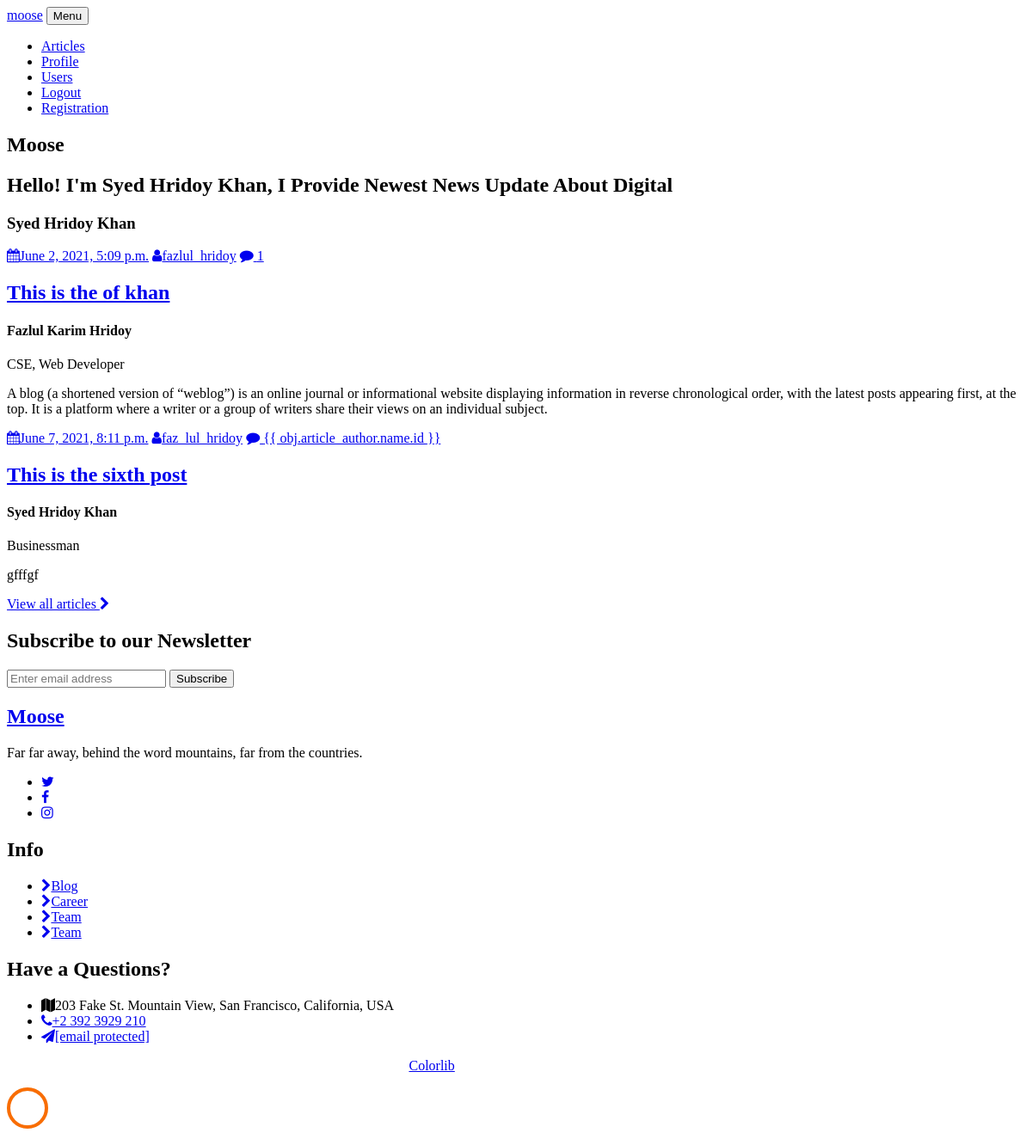
Screenshot of / (signed in) with the database file from the repository.
### blogapp/models.py (models this page shows, shortened)
class Author(models.Model):
    name = models.ForeignKey(User, on_delete=models.CASCADE)
    profile_picture = models.FileField()
    detail = models.TextField(max_length=200)
    category = models.ForeignKey(Category, on_delete=models.CASCADE)

class Article(models.Model):
    article_author = models.ForeignKey(Author, on_delete=models.CASCADE)
    title = models.CharField(max_length=200)
    posted_on = models.DateTimeField(auto_now=False, auto_now_add=True)
    updated_on = models.DateTimeField(auto_now=True, auto_now_add=False)
    image = models.FileField()
    body = models.TextField()

class Category(models.Model):
    name = models.CharField(max_length=100)
    def __str__(self):
        return self.name

### blogapp/views.py (the view)
# urls.py: path('', views.index, name="index"),
def index(request):
    post = Article.objects.all()
    article_author = get_object_or_404(Author, name=request.user.id)
    context = {
        "post": post,
        "author": article_author
    }
    return render(request, "index.html", context)

### templates/index.html (shortened to what this page needs)
{% extends 'base.html' %}
{% load static %}
{% block content %}
<section class="hero-wrap py-md-4">
  <div class="container">
    <div class="row no-gutters justify-content-center slider-text align-items-center" data-scrollax-parent="true">
      <div class="col-md-10 ftco-animate py-5">
        <h1 class="text-center">M<span>oo</span>se</h1>
        <div class="row pb-md-5">
          {% if request.user.is_authenticated %}
          <div class="col-md-8">
            <h2>Hello! I'm {{ author.name.get_full_name }}, I Provide Newest News Update About Digital</h2>
          </div>
          <div class="col-md-4">
            <div class="author">
              <div class="text">
                <h3>{{ author.name.get_full_name }}</h3>
              </div>
            </div>
          </div>
          {% endif %}
        </div>
      </div>
    </div>
  </div>
</section>
<section class="ftco-section ftco-no-pb ftco-no-pt">
  <div class="container-fluid px-md-4">
    <div class="row no-gutters">
      {% for obj in post %}
      {% if forloop.first and not forloop.last %}
      <div class="col-md-12 blog-wrap">
        <div class="row no-gutters align-items-center">
          <div class="col-md-6">
            <div class="text p-md-5 py-5 px-4 ftco-animate">
              <p class="meta">
                <a href="#"><span class="fa fa-calendar mr-2"></span>{{ obj.posted_on }}</a>
                <a href="#"><span class="fa fa-user mr-2"></span>{{ obj.article_author.name }}</a>
                <a href="#" class="meta-chat"><span class="fa fa-comment mr-2"></span> {{ obj.article_author.id }}</a>
              </p>
              <h2 class="mb-4"><a href="{% url 'blog-single' pid=obj.id %}">{{ obj.title }}</a>
              </h2>
              <div class="icon d-flex align-items-center">
                <div class="position pl-3">
                  <h4 class="mb-0">{{ obj.article_author.name.get_full_name }}</h4>
                  <span>{{ obj.article_author.category }}</span>
                </div>
              </div>
              <p>{{ obj.body }}</p>
            </div>
          </div>
        </div>
      </div>
      {% endif %}
      {% if forloop.frst or forloop.last %}
      <div class="col-md-12 blog-wrap bg-darken">
        <div class="row no-gutters align-items-center">
          <div class="col-md-6">
            <div class="text p-md-5 py-5 px-4 ftco-animate">
              <p class="meta">
                <a href="#"><span class="fa fa-calendar mr-2"></span>{{ obj.posted_on }}</a>
                <a href="#"><span class="fa fa-user mr-2"></span>{{ obj.article_author.name }}</a>
                <a href="#" class="meta-chat"><span class="fa fa-comment mr-2"></span> {{ obj.article_author.name.id
                  }}</a>
              </p>
              <h2 class="mb-4"><a href="{% url 'blog-single' pid=obj.id %}">{{ obj.title }}</a>
              </h2>
              <div class="icon d-flex align-items-center">
                <div class="position pl-3">
                  <h4 class="mb-0">{{ obj.article_author.name.get_full_name }}</h4>
                  <span>{{ obj.article_author.category }}</span>
                </div>
              </div>
              <p>{{ obj.body }}</p>
            </div>
          </div>
        </div>
      </div>
      {% endif %}
      {% endfor %}
    </div>
    <div class="row py-5">
      <div class="col-md-12 py-md-5 text-center">
        <a href="blog.html" class="btn-custom-blog">View all articles <span class="fa fa-chevron-right"></span></a>
      </div>
    </div>
  </div>
</section>
<section class="ftco-intro ftco-section bg-light">
  <div class="container">
    <div class="row justify-content-center">
      <div class="col-md-12 text-center">
        <h2>Subscribe to our Newsletter</h2>
        <div class="row justify-content-center">
          <div class="col-md-5">
            <form action="#" class="subscribe-form">
              <div class="form-group d-flex">
                <input type="text" class="form-control" placeholder="Enter email address">
                <input type="submit" value="Subscribe" class="submit px-3">
              </div>
            </form>
          </div>
        </div>
      </div>
    </div>
  </div>
</section>
{% endblock %}

### rows the page displays
Author: name.get_full_name "Syed Hridoy Khan"
Article: posted_on "June 2, 2021, 5:09 p.m.", article_author.name "fazlul_hridoy", article_author.id "1", title "This is the of khan", article_author.name.get_full_name "Fazlul Karim Hridoy", article_author.category "CSE, Web Developer", body "A blog (a shortened version of “weblog”) is an online journal or informational website displaying information in reverse chronological order, with the latest posts appearing first, at the top. It is a platform where a writer or a group of writers share their views on an individual subject."
Article: posted_on "June 7, 2021, 8:11 p.m.", article_author.name "faz_lul_hridoy", title "This is the sixth post", article_author.name.get_full_name "Syed Hridoy Khan", article_author.category "Businessman", body "gfffgf"
